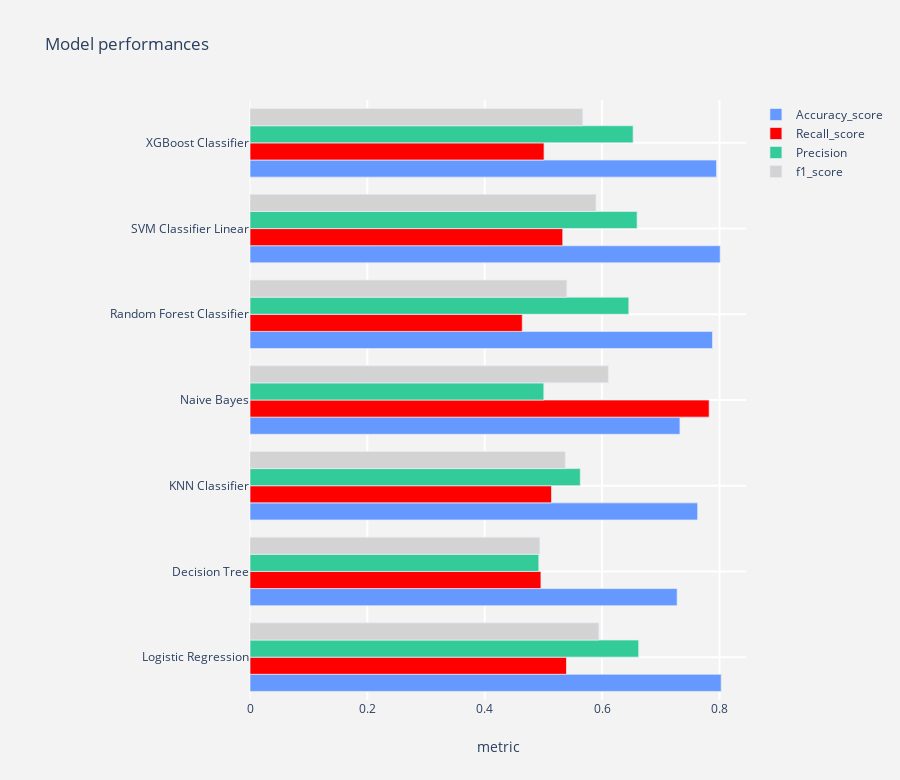

Source (notebook cell):
### Code cell
# Let's create a baseline model for all models. Let's statr with as minimum amount of parameters as possible 

# LogisticRegression
name = "Logistic Regression"
logit = LogisticRegression()
model1 = model_report(logit,X_train,X_test,y_train,y_test,name)

# DecisionTree Classifier
name = "Decision Tree"
decision_tree = DecisionTreeClassifier(random_state = 0)
# X_train_resampled,X_test,y_train_resampled,y_test,name
model2 = model_report(decision_tree,X_train,X_test,y_train,y_test,name)

# KNeighborsClassifier
name = "KNN Classifier"
knn = KNeighborsClassifier(n_neighbors=3)
model3 = model_report(knn,X_train,X_test,y_train,y_test,name)

name = "Naive Bayes"
gnb = GaussianNB(priors=None)
model4 = model_report(gnb,X_train,X_test,y_train,y_test,name)

name = "Random Forest Classifier"
rfc = RandomForestClassifier(random_state=0)
model5 = model_report(rfc,X_train,X_test,y_train,y_test,name)

name = "SVM Classifier Linear"
svc  = SVC(gamma='auto', kernel='linear')
model6 = model_report(svc,X_train,X_test,y_train,y_test,name)

name = "XGBoost Classifier"
xgc = XGBClassifier()
model7 = model_report(xgc,X_train,X_test,y_train,y_test,name)

#concat all models
model_performances = pd.concat([model1,model2,model3,model4,
                                model5,model6,model7],axis = 0).reset_index()

model_performances = model_performances.drop(columns = "index",axis =1)
display(model_performances)

plot_tracers(model_performances)

### Figure 1 — Plotly figure (JSON) as saved in the notebook; plotly's stock layout.template omitted (floating-point values rounded to 4 significant figures)
{"data": [{"marker": {"color": "#6699FF", "line": {"width": 0.7}}, "name": "Accuracy_score", "orientation": "h", "type": "bar", "x": [0.8029, 0.7278, 0.7628, 0.7327, 0.7881, 0.8012, 0.7949], "y": ["Logistic Regression", "Decision Tree", "KNN Classifier", "Naive Bayes", "Random Forest Classifier", "SVM Classifier Linear", "XGBoost Classifier"]}, {"marker": {"color": "red", "line": {"width": 0.7}}, "name": "Recall_score", "orientation": "h", "type": "bar", "x": [0.5393, 0.4958, 0.5138, 0.7824, 0.4639, 0.5329, 0.5011], "y": ["Logistic Regression", "Decision Tree", "KNN Classifier", "Naive Bayes", "Random Forest Classifier", "SVM Classifier Linear", "XGBoost Classifier"]}, {"marker": {"color": "#33CC99", "line": {"width": 0.7}}, "name": "Precision", "orientation": "h", "type": "bar", "x": [0.6623, 0.4921, 0.5628, 0.5007, 0.6455, 0.6597, 0.6528], "y": ["Logistic Regression", "Decision Tree", "KNN Classifier", "Naive Bayes", "Random Forest Classifier", "SVM Classifier Linear", "XGBoost Classifier"]}, {"marker": {"color": "lightgrey", "line": {"width": 0.7}}, "name": "f1_score", "orientation": "h", "type": "bar", "x": [0.5945, 0.4939, 0.5372, 0.6106, 0.5398, 0.5895, 0.567], "y": ["Logistic Regression", "Decision Tree", "KNN Classifier", "Naive Bayes", "Random Forest Classifier", "SVM Classifier Linear", "XGBoost Classifier"]}], "layout": {"height": 780, "margin": {"l": 250}, "paper_bgcolor": "rgb(243,243,243)", "plot_bgcolor": "rgb(243,243,243)", "title": {"text": "Model performances"}, "xaxis": {"gridcolor": "rgb(255, 255, 255)", "gridwidth": 2, "ticklen": 5, "title": {"text": "metric"}, "zerolinewidth": 1}, "yaxis": {"gridcolor": "rgb(255, 255, 255)", "gridwidth": 2, "ticklen": 5, "zerolinewidth": 1}}}
